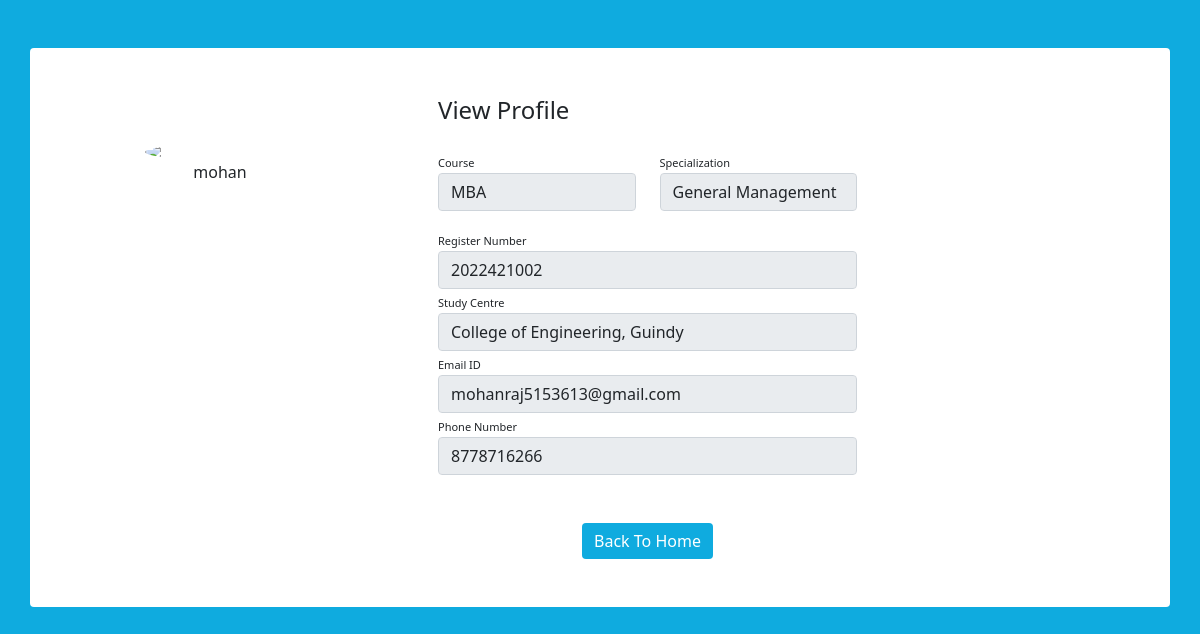
Screenshot of /student/profile.php (signed in) with the database file from the repository.
### tables this page shows
CREATE TABLE `student` (
  `regno` varchar(11) NOT NULL,
  `name` varchar(50) NOT NULL,
  `emailid` varchar(50) NOT NULL,
  `phoneno` varchar(10) NOT NULL,
  `studycentre` varchar(100) NOT NULL,
  `course` varchar(50) NOT NULL,
  `specialization` varchar(50) NOT NULL
);

### student/profile.php (the view, shortened to what this page needs)
<?php
require '../connect.php';
$regno = $_SESSION['regno'];
$sql = "SELECT * FROM `student` WHERE `regno`='$regno'";
$res = mysqli_query($conn, $sql);
if($row = mysqli_fetch_assoc($res)){
?>
<!DOCTYPE html>
<html lang="en">
<head>
    <link rel="stylesheet" href="https://cdn.jsdelivr.net/npm/bootstrap@5.0.0-alpha1/dist/css/bootstrap.min.css">
    <link rel="stylesheet" href="https://cdn.jsdelivr.net/npm/bootstrap@5.0.0-alpha1/dist/js/bootstrap.bundle.min.js">
    <link rel="stylesheet" href="https://cdnjs.cloudflare.com/ajax/libs/jquery/3.2.1/jquery.min.js">
    <link rel="stylesheet" href="../css/profile.css">
</head>
<body>
    <div class="container rounded bg-white mt-5 mb-5">
        <div class="row">
            <div class="col-md-4 border-right">
                <div class="d-flex flex-column align-items-center text-center p-3 py-5"><img class="rounded-circle mt-5" width="150px" src="https://st3.depositphotos.com/15648834/17930/v/600/depositphotos_179308454-stock-illustration-unknown-person-silhouette-glasses-profile.jpg"><span class="font-weight-bold"><?php echo $row['name'];?></span><span> </span></div>
            </div>
            <div class="col-md-5 border-right">
                <div class="p-3 py-5">
                    <div class="d-flex justify-content-between align-items-center mb-3">
                        <h4 class="text-right">View Profile</h4>
                    </div>
                    <div class="row mt-2">
                        <div class="col-md-6"><label class="labels">Course</label><input type="text" class="form-control" value="<?php echo $row['course'];?>" readonly></div>
                        <div class="col-md-6"><label class="labels">Specialization</label><input type="text" class="form-control" value="<?php if($row['specialization'] != NULL){ echo $row['specialization'];} else {echo "";}?>" readonly></div>
                    </div>
                    <div class="row mt-3">
                        <div class="col-md-12"><label class="labels">Register Number</label><input type="text" class="form-control" value="<?php echo $row['regno']?>" readonly></div>
                        <div class="col-md-12"><label class="labels">Study Centre</label><input type="text" class="form-control"  value="<?php echo $row['studycentre']?>" readonly></div>
                        <div class="col-md-12"><label class="labels">Email ID</label><input type="text" class="form-control"  value="<?php echo $row['emailid'] ?>" readonly></div>
                        <div class="col-md-12"><label class="labels">Phone Number</label><input type="text" class="form-control"  value="<?php echo $row['phoneno'] ?>" readonly></div>
                    </div>
                    <a href="./home.php"><div class="mt-5 text-center"><button class="btn btn-primary profile-button" type="button" style="background-color: rgb(15, 171, 223) ;">Back To Home</button></div></a>
                </div>
            </div>
        </div>
    </div>
</body>
</html>
<?php
}
else{
    die("Error");
}
?>

### css/profile.css (style rules this page uses)
body { background: rgb(15, 171, 223) }
.profile-button { background: rgb(173, 216, 230); box-shadow: none; border: none }
.labels { font-size: 11px }

### rows the page displays
student: name "mohan", course "MBA", specialization "General Management", regno "2022421002", studycentre "College of Engineering, Guindy", emailid "mohanraj5153613@gmail.com", phoneno "8778716266"
